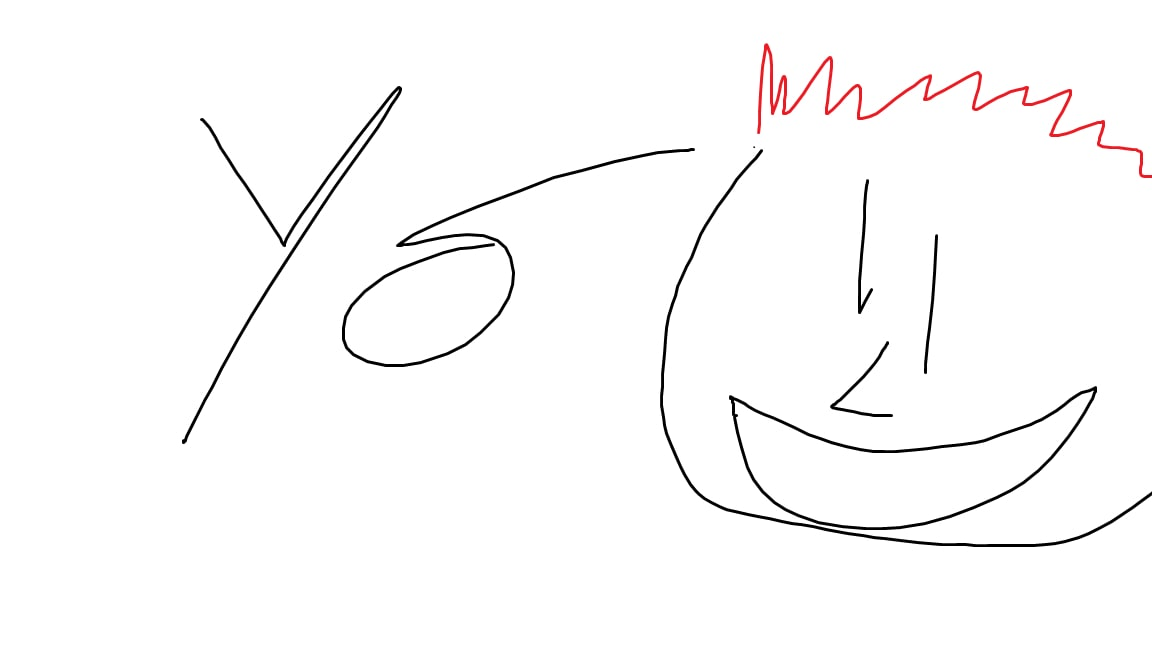
#> input picture Interface/Interface/mockimg.jpg, 1152 x 648 px
$ python test.py   (older library calls are emulated)
#> lines starting #> are read from the running program, lines starting #| are printed output that depends on the picture
from time import sleep
import ttk
from Tkinter import *
from PIL import ImageTk, Image
import os

class simframe(Frame):
	# [30 lines left out: functions __init__, startsim, not called in this run]

	def stopsim(self):
		self.startstopbutton.config(text="START", bg='green', activebackground='lime', command=self.startsim)
		pass
		#Send SIGINT ou chepakoi
	def takeoff(self):
		pass
		#Publish un takeoff
	def emergencyland(self):
		pass
		#Publish un emergency land
class waypointinput(Frame):
	# [45 lines left out: functions __init__, deletewaypoint, movewaypointup, movewaypointdown, not called in this run]

class waypointsmanager(Frame):
	# [21 lines left out: function __init__, not called in this run]

	def addwaypoint(self):
		waypointinput(self.waypointframe, self.waypointlist)

class term(Frame):
	# [4 lines left out: function __init__, not called in this run]


class cameratabmanager():
	def __init__(self,master,dronelist):
		self.master=master
		self.labellist={}
		self.nb = ttk.Notebook(master)
		for drone in dronelist:
			tab = ttk.Frame(self.nb)

			self.nb.add(tab, text=drone['name'])
			self.labellist[drone['name']] = cameradisplay(tab, drone['image'], 0.7)

		self.nb.grid(row=0,column=0,sticky='wn')

class cameradisplay(Label):
	def __init__(self,master,img,scale):


		self.master = master
		self.image = ImageTk.PhotoImage(img.resize((int(img.size[0]*scale),int(img.size[1]*scale)), Image.ANTIALIAS))

		Label.__init__(self, master, image=self.image)
		self.pack()

class mastergui:
	def __init__(self, master,dronelist):
		self.master = master
		master.title("THE BEST")


		self.tabs = cameratabmanager(master,dronelist)

		#waypointsbim = Frame(master)
		self.waypoint = waypointsmanager(master)


		self.terminal = term(master,(246,15), "white")
		self.terminal.grid(row=1,column=0,columnspan=2,sticky='wens')

		self.terminal2 = term(master,(246,15),"grey")
		self.terminal2.grid(row=2,column=0,columnspan=2,sticky='wens')

		self.terminal3 = term(master,(246,15),"white")
		self.terminal3.grid(row=3,column=0,columnspan=2,sticky='wens')

if __name__ == "__main__":

	root = Tk()
	dronelist=[
	{'name':'drone1','image': Image.open('mockimg.jpg')},
	{'name':'drone2','image': Image.open('mockimg2.jpg')},
	{'name':'drone3','image': Image.open('mockimg3.jpg')},
	]
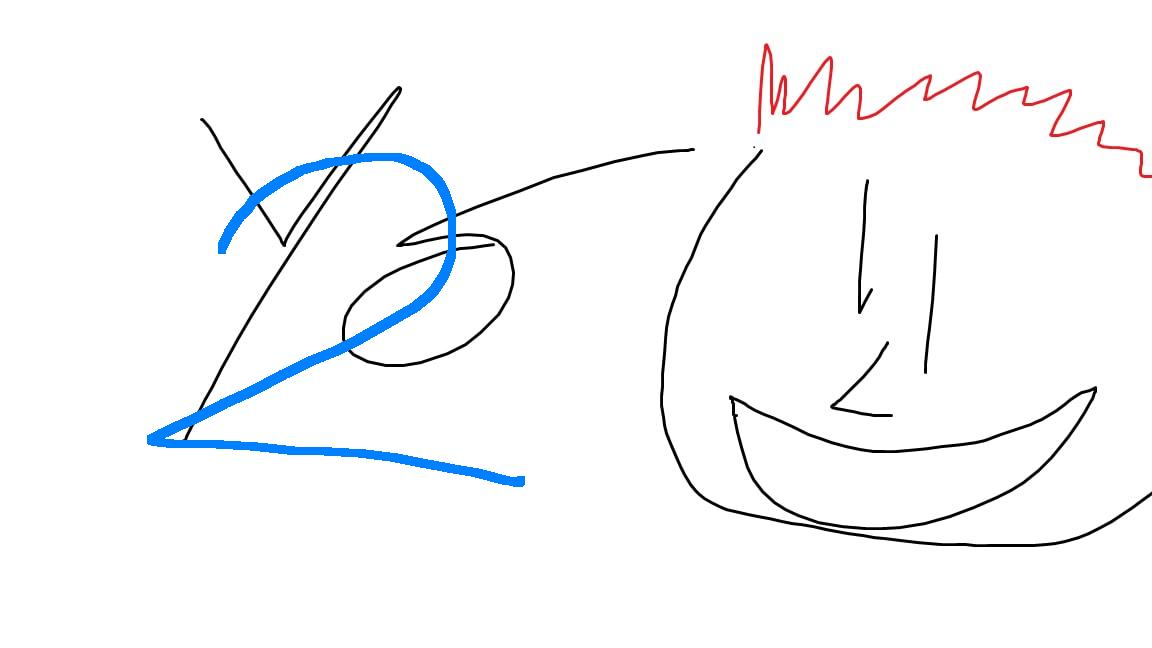
#> input picture Interface/Interface/mockimg2.jpg, 1152 x 648 px
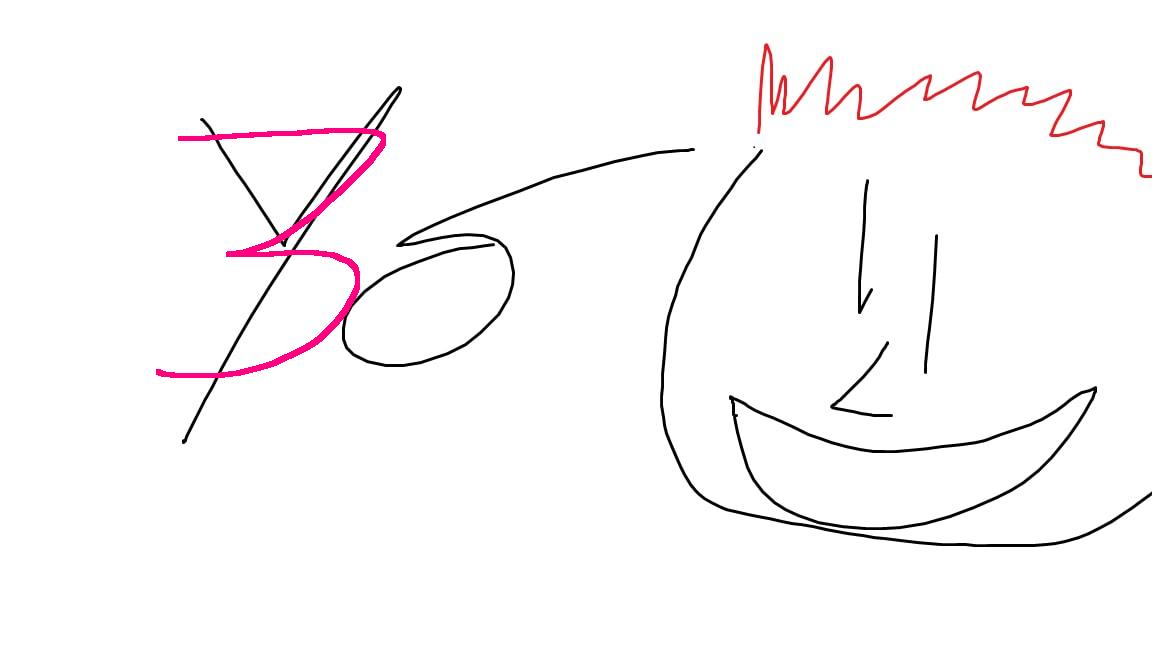
#> input picture Interface/Interface/mockimg3.jpg, 1152 x 648 px

	gui = mastergui(root,dronelist)
#> the loop in __init__, `for drone in dronelist:` made 1 pass
#> after the loop in __init__, `for drone in dronelist:`: self.labellist = 0 items
#> (the run stopped early here; a loop or call above may not have finished)
